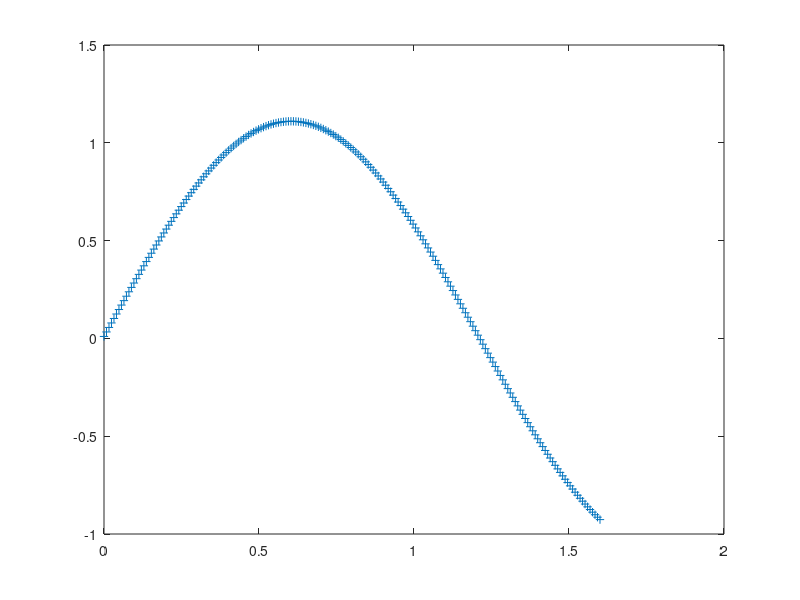
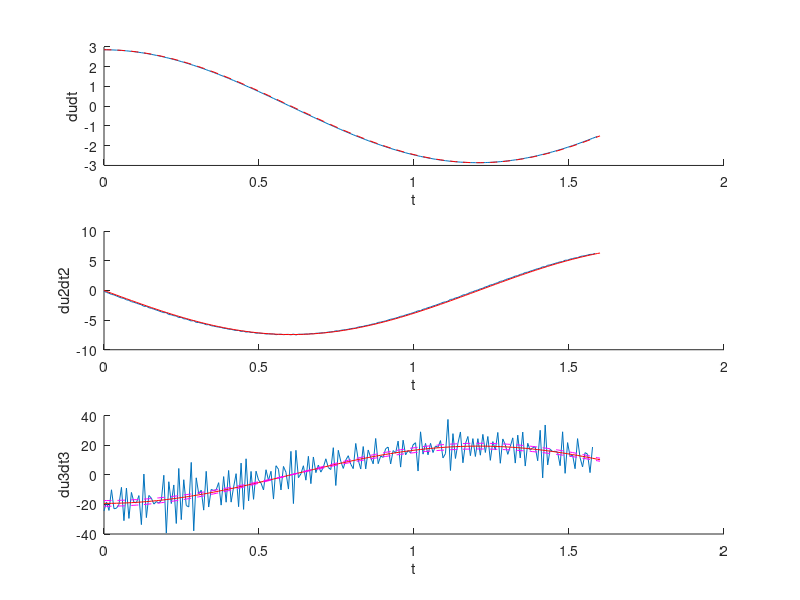

Recreate these plots in MATLAB, in order.
% lab03.m
% Brady Berg

clear
close all
format compact

%% Section 2.3

% ------------------------------------------------------
A     = 1.1; % fluorescence intensity units
omega = 2.6; % rad/s
A_0   = 0.01;

u=@(t) A*sin(omega*t)+A_0;

tArray = linspace(0,1.6,200);
uArray = u(tArray); % an array of samples of u
% ------------------------------------------------------

% analytical solutions (in real life, we might not know these)
dudtExact      =  A*omega*cos(omega*tArray);
du2dt2Exact    = -A*omega^2*sin(omega*tArray);
du3dt3Exact    = -A*omega^3*cos(omega*tArray);

% Take the sample and add a bit of noise
uObserved = u(tArray) + (1e-6)*randn(size(tArray)); % original noise std. dev. 1e-1

figure(1)
plot(tArray,uObserved, '+')

% create finite-difference derivatives for first derivative, second derivative and third derivative
dudt   = diff(uObserved)./diff(tArray);
du2dt2 = diff(dudt)./diff(tArray(1:end-1));
du3dt3 = diff(du2dt2)./diff(tArray(1:end-2));

% and plot them
figure(2)
subplot(3,1,1); hold on;
plot(tArray(1:end-1), dudt);
plot(tArray, dudtExact, '--r');
xlabel('t');
ylabel('dudt');

subplot(3,1,2); hold on;
plot(tArray(1:end-2), du2dt2);
plot(tArray, du2dt2Exact, '-r');
xlabel('t');
ylabel('du2dt2')

subplot(3,1,3); hold on;
plot(tArray(1:end-3), du3dt3);
plot(tArray, du3dt3Exact, '-r');
plot(tArray, du3dt3Exact*0.9, 'm--')
plot(tArray, du3dt3Exact*1.1, 'm--')
xlabel('t');
ylabel('du3dt3')

% computing percent error pointwise
perError3 = 100 * abs((du3dt3 - du3dt3Exact(1:end-3)) ./ du3dt3Exact(1:end-3));
display(max(perError3))

% computing percent error of the mean absolute value
meanAbsNoisy = sum(abs(du3dt3)) / length(du3dt3);
meanAbsExact = sum(abs(du3dt3Exact)) / length(du3dt3Exact);
perErrorMeanAbs = 100 * abs((meanAbsNoisy - meanAbsExact) / meanAbsExact);
display(perErrorMeanAbs)

% computing percent error of the mean value
meanNoisy = sum(du3dt3) / length(du3dt3);
meanExact = sum(du3dt3Exact) / length(du3dt3Exact);
perErrorMean = 100 * abs((meanNoisy - meanExact) / meanExact);
display(perErrorMean)